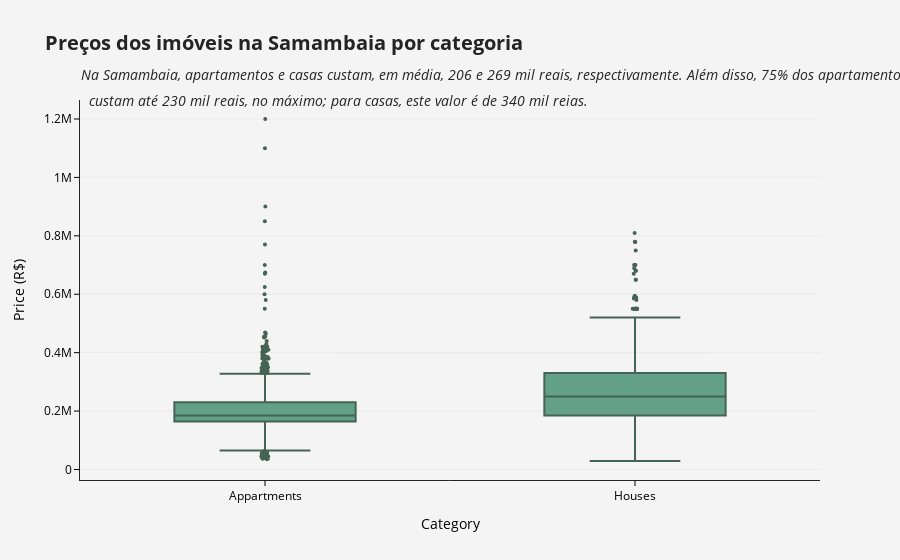

Write notebook code for a chart like this one.
### Markdown cell above
At the left, we have a boxplot showing us that:
* Most houses and appartments (75%) values 280k at most, in Samambaia;
* A few houses costs more than R$ 440k.

In average, houses and appartments cost R$ 235k. In the histogram, we can see some outliers. But, in general, we have a good distribution shape of prices.

Now, we'll see our first assumption, house category in terms of price:

### Code cell
title = '<b>Preços dos imóveis na Samambaia por categoria</b>'
subtitle = '<br><sub><i>         Na Samambaia, apartamentos e casas custam, em média, 206 e 269 mil reais, respectivamente.\
 Além disso, 75% dos apartamentos <br>           custam até 230 mil reais, no máximo; para casas, este\
 valor é de 340 mil reias.</i></sub>'
title += subtitle

df = df_train.copy()
df[HOUSE_CATEGORY] = df_train[HOUSE_CATEGORY]\
        .apply(lambda x: 'Appartments' if x == 'Apartamentos' else 'Houses')

fig = make_subplots(
        rows = 1,
        cols = 1)

# Figure 1: Boxplot
fig.add_trace(
    go.Box(
        x = df[HOUSE_CATEGORY],
        y = df[HOUSE_PRICE],
        showlegend = False,
        jitter=0.04,
        marker_size=4,
        line_color = '#456357',
        fillcolor = '#63A088'),
    col = 1,
    row = 1)


fig.update_layout(
    title = title,
    titlefont = {'size':FIGURE_TITLE_SIZE},
    paper_bgcolor = FIGURE_BG_COLOR,
    plot_bgcolor = FIGURE_BG_COLOR,
    template = 'simple_white',
)

fig.update_xaxes(
    showgrid = False,
    tickfont_size = FIGURE_TICKFONT_SIZE,
    color = FIGURE_AXES_COLOR,
    
)

fig.update_yaxes(
    color = FIGURE_AXES_COLOR,
    showgrid = True,
    gridwidth = 0.8, 
    gridcolor = FIGURE_GRID_COLOR,
    tickfont_size = FIGURE_TICKFONT_SIZE,
)

fig['layout']['xaxis']['title'] = 'Category'
fig['layout']['yaxis']['title'] = 'Price (R$)'

# fig.show(renderer="svg")
fig.show()

### Figure 1 — Plotly figure (JSON) as saved in the notebook; plotly's stock layout.template omitted (floating-point values rounded to 4 significant figures; data arrays with more than 128 entries replaced by an {"elided": "..."} marker saying what was removed)
{"data": [{"fillcolor": "#63A088", "jitter": 0.04, "line": {"color": "#456357"}, "marker": {"size": 4}, "showlegend": false, "type": "box", "x": {"elided": "1991 str values"}, "xaxis": "x", "y": {"elided": "1991 int values"}, "yaxis": "y"}], "layout": {"paper_bgcolor": "#f4f4f4", "plot_bgcolor": "#f4f4f4", "title": {"font": {"size": 20}, "text": "<b>Preços dos imóveis na Samambaia por categoria</b><br><sub><i>         Na Samambaia, apartamentos e casas custam, em média, 206 e 269 mil reais, respectivamente. Além disso, 75% dos apartamentos <br>           custam até 230 mil reais, no máximo; para casas, este valor é de 340 mil reias.</i></sub>"}, "xaxis": {"anchor": "y", "color": "black", "domain": [0, 1], "showgrid": false, "tickfont": {"size": 12}, "title": {"text": "Category"}}, "yaxis": {"anchor": "x", "color": "black", "domain": [0, 1], "gridcolor": "#e7e7e7", "gridwidth": 0.8, "showgrid": true, "tickfont": {"size": 12}, "title": {"text": "Price (R$)"}}}}
